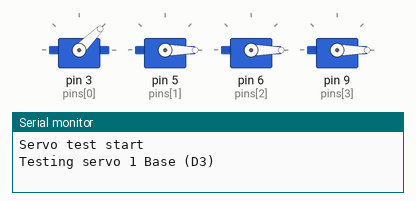
Simulated run of this sketch. Board: Arduino Uno, built with avr-gcc and run on an emulated ATmega328P. Shown: 4 × servo, the last lines printed to the serial monitor.

Above: at 0.05 s.
At 1.4 s:
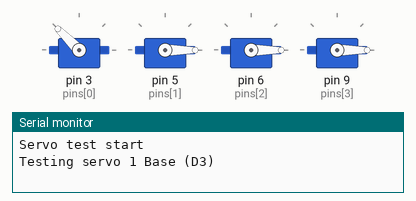
At 3.5 s:
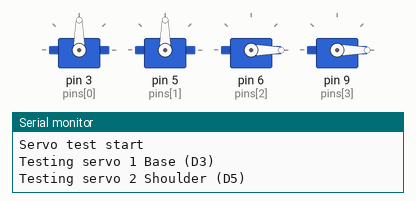
At 5.6 s:
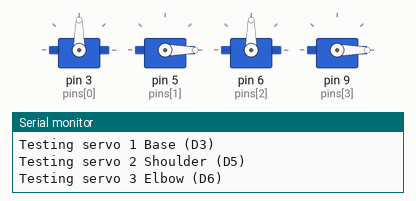
At 7.05 s:
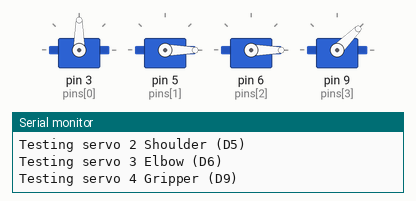
At 8.4 s:
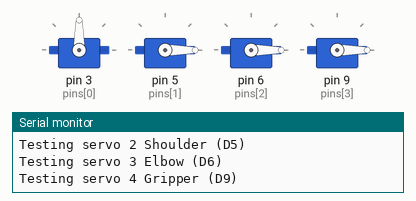
Timing chart, 0 to 10.9 s (numbered marks = the images above):
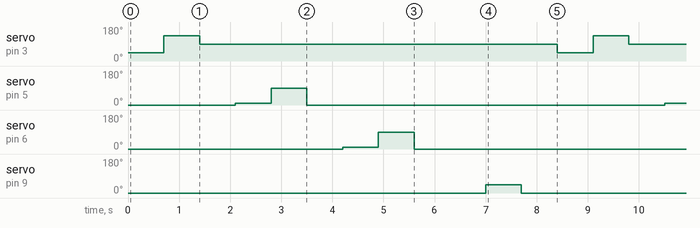

The sketch:

ServoTest.ino
```cpp
// =====================================================================
// โปรแกรมทดสอบเซอร์โว (ไม่ใช้บลูทูธ)
//
// ใช้ตรวจว่าการต่อสายเซอร์โวและไฟเลี้ยงถูกต้องหรือไม่
// เซอร์โวจะขยับทีละตัว: ตัวที่ 1 (D3) -> 2 (D5) -> 3 (D6) -> 4 (D9) แล้ววนใหม่
// เปิด Serial Monitor (9600 baud) เพื่อดูว่าตอนนี้กำลังทดสอบตัวไหน
//
// ฐานหมุนขยับช่วง 45-135 องศา, ไหล่และข้อศอกขยับช่วง 10-90 องศา (ขยับได้จริงไม่เกิน 100)
// ส่วนมือจับขยับแค่ 0-45 องศา ถ้าสั่งเกินช่วงที่ขยับได้จริงจะดันชนโครงจนเซอร์โวร้อน
// ทดสอบเสร็จแล้วอย่าลืมอัปโหลด RobotArm_BT4.ino กลับลงบอร์ด
// =====================================================================

#include <Servo.h>

Servo servos[4];
const int pins[4] = {3, 5, 6, 9};                       // ขาสัญญาณของเซอร์โวแต่ละตัว
const char* names[4] = {"1 Base (D3)", "2 Shoulder (D5)", "3 Elbow (D6)", "4 Gripper (D9)"};

// ช่วงองศาที่ใช้ทดสอบของแต่ละตัว: ต่ำสุด, สูงสุด, ตำแหน่งพัก
const int lowAngle[4]  = {45, 10, 10, 0};
const int highAngle[4] = {135, 90, 90, 45};
const int restAngle[4] = {90, 0, 0, 0};

void setup() {
  Serial.begin(9600);
  for (int i = 0; i < 4; i++) {
    servos[i].attach(pins[i]);
    servos[i].write(restAngle[i]);
  }
  Serial.println("Servo test start");
}

void loop() {
  for (int i = 0; i < 4; i++) {
    Serial.print("Testing servo ");
    Serial.println(names[i]);

    servos[i].write(lowAngle[i]);
    delay(700);
    servos[i].write(highAngle[i]);
    delay(700);
    servos[i].write(restAngle[i]);
    delay(700);
  }
}
```

Measured:
- by itself, servo on pin 3 (pins[0]): repeats every 8.4 s: 90° 7.0 s, 45° 0.70 s, 135° 0.70 s
- by itself, servo on pin 5 (pins[1]), servo on pin 6 (pins[2]): repeats every 8.4 s: 90° 0.70 s, 0° 7.0 s, 10° 0.70 s
- by itself, servo on pin 9 (pins[3]): alternates 45° for 0.70 s and 0° for 7.7 s
